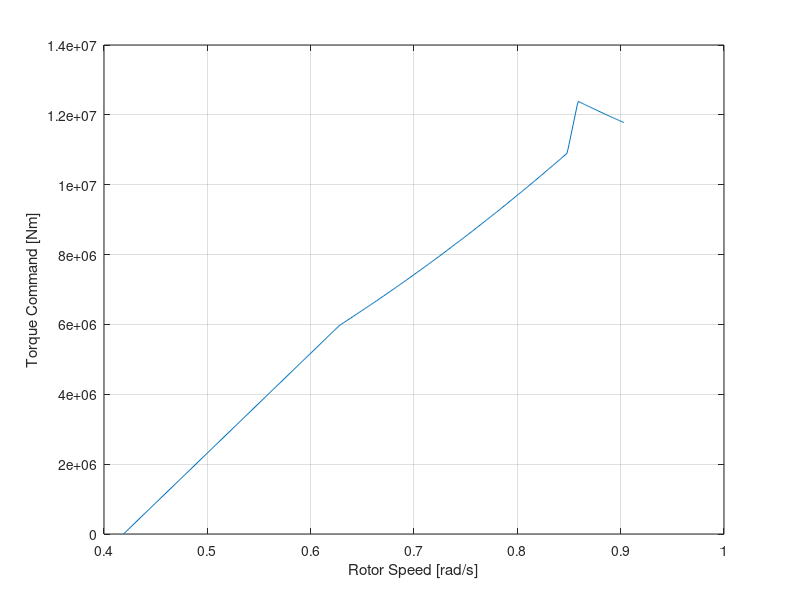
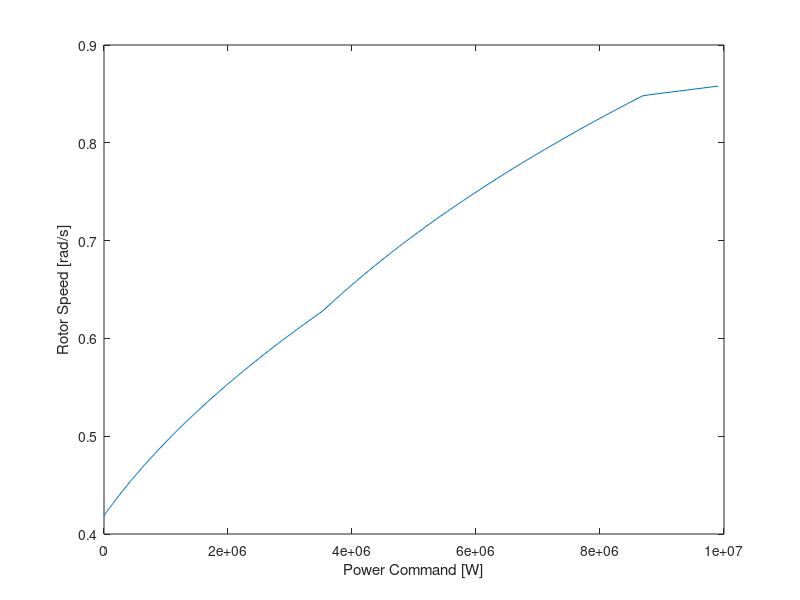

These charts were generated, in order, by the following MATLAB code: (Note: this script raises an error after producing the figures.)
%% Generate Lookup table (power versus generator speed)
% The table is based on the generator torque for the greedy operation
% Developed at 12-08-2021 by Jean Gonzalez Silva
clear all
%DataOut=FAST2Matlab([OpenFASTRoot 'IEA-10.0-198-RWT_DISCON.IN'])
global Parameters

% Loop initialization
firstRun = true;
powerRated = 10e6; %Watts
Parameters.genEfficiency = 0.94;
Parameters.gbRatio=1;
Parameters.degRad=pi()/180.0;
Parameters.bladePitchFine = 0.008900000000/Parameters.degRad; %From ROSCO [deg]

Rr=198.0/2;
RpmtoRad=9.5493;
rpmRadSec=2*pi()/60;

torqueArrayOut = [];
powerArrayOut = [];
generatorSpeedArrayOut = [];
pitchAngleArrayOut = Parameters.bladePitchFine;

powerArrayOutTable = [];
generatorSpeedArrayOutTable = [];
%load('cpInterpolant.mat')

%Torque control [Based on Jonkman 2009 and ROSCO]
Parameters.VS_RtPwr = powerRated/Parameters.genEfficiency; %Rated mechanical power in Region 3 [???]
%Parameters.KGen = 79.43986000000; % From ROSCO [Nm/((rad/s)^2)]
%Parameters.KGen = 81.1516502; % From ServoDyn (IEA-10.0)
Parameters.KGen = 15154352.20352 % [Nm/((rad/s)^2)];
%Parameters.VS_CtInSp = 200.0/RpmtoRad; % Transitional generator speed (HSS side) bet [rad/s] [??? dividir by the old gbRatio= 50????]
Parameters.VS_CtInSp = 200.0/RpmtoRad/50; % Transitional generator speed (HSS side) bet [rad/s] [??? dividir by the old gbRatio= 50????]
%Region 1.1/2 is defined to span the range of generator speed between 200
%rpm and 50% above this value (or 300rpm)
%Parameters.VS_Rgn2Sp = 300.0/RpmtoRad; %Transitional generator speed (HSS side) bet [rad/s]
Parameters.VS_Rgn2Sp = 300.0/RpmtoRad/50; %Transitional generator speed (HSS side) bet [rad/s]
%VS_Rgn3MP=0.01745329; % Minimum pitch angle at which the torque is tracking [rad]
Parameters.VS_Slope15 = ( Parameters.KGen*Parameters.VS_Rgn2Sp*Parameters.VS_Rgn2Sp )/( Parameters.VS_Rgn2Sp - Parameters.VS_CtInSp );
%Parameters.VS_TrGnSp = 405.0/RpmtoRad; %[rad/s]
Parameters.VS_TrGnSp = 405.0/RpmtoRad/50; %[rad/s]
VS_SlPc = 10.0; % Rated generator slip percentage in Region 2
VS_SySp = (Parameters.VS_TrGnSp)/( 1.0 + 0.01*VS_SlPc ); %Synchronous speed of region 2 1/2 induction [rad/s]
Parameters.Region2EndGenTorque=Parameters.KGen*Parameters.VS_TrGnSp*Parameters.VS_TrGnSp;
Parameters.VS_Slope25 = Parameters.Region2EndGenTorque/( Parameters.VS_TrGnSp  - VS_SySp );
Affine_GenTorque= Parameters.Region2EndGenTorque-Parameters.VS_Slope25*Parameters.VS_TrGnSp; %from the VS_Slope25 the affine parameter with the VS_slope25
%Parameters.VS_RtGnSp = (-Affine_GenTorque+sqrt((Affine_GenTorque^2)+4*Parameters.VS_Slope25*0.95*Parameters.VS_RtPwr))/(2*Parameters.VS_Slope25); %Rated generator speed (HSS side) [rad/s]
Parameters.VS_RtGnSp = (-Affine_GenTorque+sqrt((Affine_GenTorque^2)+4*Parameters.VS_Slope25*Parameters.VS_RtPwr))/(2*Parameters.VS_Slope25); %Rated generator speed (HSS side) [rad/s]
PC_RefSpd = (1/0.95)*Parameters.VS_RtGnSp;
Parameters.RatedGenTorque=Parameters.VS_RtPwr/PC_RefSpd; %[Nm]
%Parameters.VS_MaxTq = 250000.0; %Maximum generator torque in Region 3 (HSS side) [Nm]
Parameters.VS_MaxTq = 12106719.36234; %??
Parameters.rotorSpeedRated= PC_RefSpd/Parameters.gbRatio; %[rad/s]
Parameters.rotorSpeedInit= 7.0*rpmRadSec; %[rad/s] from ElastoDyn (IEA-10.0)

rotorSpeedRated_fromProp=9.6/RpmtoRad; % in rad/s

torqueTracking=Parameters.VS_RtPwr/Parameters.VS_RtGnSp;

for genSpeed=0:0.001:(PC_RefSpd)
         % TORQUE CONTROLLER
        torqueGreedy   = Parameters.KGen * (genSpeed.^2); % Greedy control signal
        if (genSpeed > Parameters.VS_RtGnSp)
            disp(['Current torque control mode: Region 3.']);
            torque = Parameters.VS_RtPwr/genSpeed; % Force perfect tracking
            %torque = RatedGenTorque; %Constant torque
        elseif genSpeed < (Parameters.VS_CtInSp)
            torque=0;
            disp(['Current torque control mode: Region 1.']);
        elseif genSpeed< (Parameters.VS_Rgn2Sp)   
            torque= Parameters.VS_Slope15*( genSpeed - Parameters.VS_CtInSp);
            disp(['Current torque control mode: Region 1.1/2.']);
        elseif genSpeed< (Parameters.VS_TrGnSp)
            disp(['Current torque control mode: Region 2.']);
            torque = torqueGreedy; % Perfect tracking whenever possible, otherwise fall back on greedy
        else
            disp(['Current torque control mode: Region 2.1/2.']);
            torque= Parameters.Region2EndGenTorque + Parameters.VS_Slope25*( genSpeed - Parameters.VS_TrGnSp);
        end
        
        if genSpeed*torque*Parameters.genEfficiency>0 && genSpeed*torque*Parameters.genEfficiency~=Parameters.VS_RtPwr
        generatorSpeedArrayOut =[generatorSpeedArrayOut; genSpeed];  % in rad/s
        torqueArrayOut =[torqueArrayOut; torque]; % in N.m
        powerArrayOut = [powerArrayOut; genSpeed*torque*Parameters.genEfficiency]; % in W 
        
        if genSpeed<=Parameters.VS_RtGnSp %Only below rated conditions
            powerArrayOutTable=[powerArrayOutTable; genSpeed*torque*Parameters.genEfficiency];
            generatorSpeedArrayOutTable =[generatorSpeedArrayOutTable; genSpeed];  % in rad/s
        end
        end
end

%%{
figure
plot(generatorSpeedArrayOut, torqueArrayOut)
ylabel('Torque Command [Nm]')
xlabel('Rotor Speed [rad/s]')
grid on 
%ylim([20,50])
%legend('Classical Controller','RRSR','RTSRR')

%export_fig 'Lookup_Table_P_omega_DTU10MW_ROSCO_constant_power.pdf' -transparent -nocrop% -painters'

%{
figure
plot(powerArrayOutTable, (RpmtoRad)*generatorSpeedArrayOutTable/Parameters.gbRatio)
xlabel('Power Command [W]')
ylabel('Rotor Speed [rpm]')
%}

figure
plot(powerArrayOutTable, generatorSpeedArrayOutTable/Parameters.gbRatio)
xlabel('Power Command [W]')
ylabel('Rotor Speed [rad/s]')
%}

%%{
rotorSpeedArrayOutTable=generatorSpeedArrayOutTable/Parameters.gbRatio; % in rad/s
rotorSpeedInterpolant=griddedInterpolant(powerArrayOutTable,rotorSpeedArrayOutTable,'linear','linear');
%save('rotorSpeedInterpolant.mat','rotorSpeedInterpolant')

%rotorSpeedInterpolant_DTU10MW(10000000)

%}
